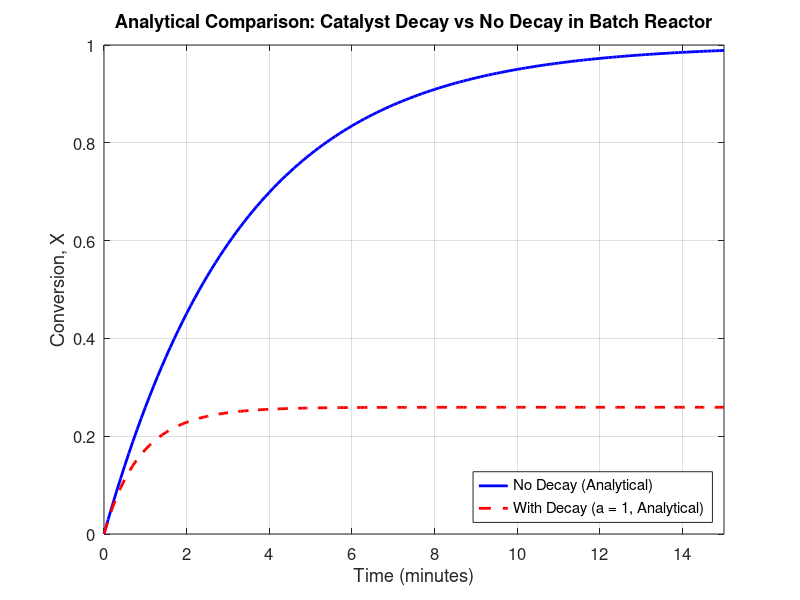

MATLAB code for this plot:
clc;
clear;

% Parameters
Ci = 2;          % Initial concentration (mol/L)
ki = 0.3;        % Initial rate constant (min^-1)
t = 0:0.1:15;    % Time vector (0 to 15 minutes)

% === No Catalyst Decay ===
% Analytical solution: CA = Ci * exp(-k * t)
CA_no_decay = Ci * exp(-ki * t);
X_no_decay = 1 - CA_no_decay / Ci;

% === With Catalyst Decay ===
% k(t) = ki * exp(-a*t)
% Integrated solution:
% CA = Ci * exp[-(ki/a)(1 - exp(-a*t))]
a = 1;  % decay constant
CA_decay = Ci * exp(-(ki/a) * (1 - exp(-a * t)));
X_decay = 1 - CA_decay / Ci;

% === Plotting ===
figure;
plot(t, X_no_decay, 'b-', 'LineWidth', 2, 'DisplayName', 'No Decay (Analytical)');
hold on;
plot(t, X_decay, 'r--', 'LineWidth', 2, 'DisplayName', 'With Decay (a = 1, Analytical)');

% Styling
title('Analytical Comparison: Catalyst Decay vs No Decay in Batch Reactor');
xlabel('Time (minutes)');
ylabel('Conversion, X');
legend('Location', 'southeast');
grid on;
xlim([0 15]);
ylim([0 1]);
set(gca, 'FontSize', 12);